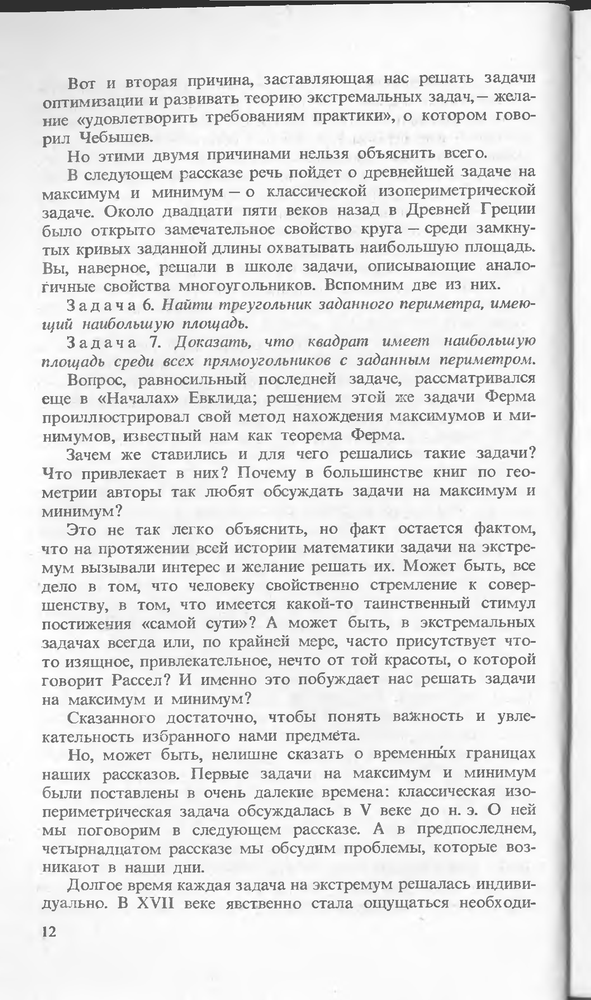
#> input picture APRIL/pngs/12.png, 591 x 1000 px, shrunk from 1399 x 2368 before the run
$ jupyter execute Preprocessing.ipynb   (shell and % lines are left out)
#> lines starting #> are read from the running program, lines starting #| are printed output that depends on the picture
### APRIL/histograms/histograms.py
from cv2 import cv2
import numpy as np

from matplotlib import pyplot as plt
from scipy.ndimage import interpolation


def count_islands(arr):

    """
    На вход принимает массив Boolean
    Возвращает количество непрерывных областей, где принимается значение True
    """

    nz = np.flatnonzero(arr)
    rng = np.arange(len(nz))
    return len(np.unique(nz - rng))


def find_plato(arr):

    """
    Принимает массив целоцисленных значений
    Возвращает индексы начала непрерывных областей, где принимается одинаковое значение
    """

    idx = np.zeros_like(arr, dtype='int')

    for i, k in list(enumerate(idx))[1:]:

        if arr[i - 1] == arr[i]:
            idx[i] = idx[i - 1]
        else:
            idx[i] = i

    return np.unique(idx)


def find_separate_level(hist):

    """
    Ищет уровень высоты, по которому лучше всего разрезать гистограмму
    """

    rng = np.arange(0, np.max(hist))
    curve = np.array([count_islands(hist >=i) for i in rng])
    mean = np.sum(curve * np.arange(len(curve))) / np.sum(curve)
    p = find_plato(curve[:int(mean)])
    argmax = np.argmax(p[1:] - p[:-1])

    return p[argmax], p[argmax + 1]


def smooth_hist(hist, m=20):

    """
    Сглаживание гистограммы
    """

    w = len(hist)
    smooth = np.array([np.mean(hist[i: i + m]) for i in np.arange(w - m + 1)])
    return smooth


def find_left_island_coast(surface):

    """
    Принимает массив Boolean
    Ищет индексы начала непрерывных областей, где принимается значение True
    """

    nz = np.flatnonzero(surface)
    p = nz - np.arange(len(nz)) + 1
    p[1:] -= p[:-1]
    left = nz[np.flatnonzero(p)]
    return left


# [14 lines left out: function find_islands, not called in this run]


def island_lengths(surface):

    w = len(surface)
    left_coast = find_left_island_coast(surface)
    right_coast = find_left_island_coast(surface[::-1])

    right_coast = (w - 1 - right_coast)[::-1]

    return right_coast - left_coast


def find_gulf(surface, from_begin=True):

    """
    Метод ищет первую слева "яму" в гистограмме
    """

    w = len(surface)

    if not from_begin:
        surface = surface[::-1]

    a, b = w, w

    for i in np.arange(w):
        if surface[i]:
            break

    for a in np.arange(i, w):
        if not surface[a]:
            break

    for b in np.arange(a, w):
        if surface[b]:
            b = b - 1
            break

    if a == w or b == w:
        return w, w

    if not from_begin:
        a = w - a - 1
        b = w - b - 1
        a, b = b, a

    return a, b


# [15 lines left out: function std_score, not called in this run]


def mean_score(tail, i):

    return np.abs(np.mean(tail[i:]) - np.mean(tail[:i]))


def crop_vertical(img):
    hist = np.sum(255 - img, axis=0)
    smoothed = smooth_hist(hist)
    level = np.mean(find_separate_level(smoothed))


    surface = smoothed > level
    w = len(smoothed)

    c, d = find_gulf(surface)
    a, b = find_gulf(surface, 0)

    #обработка правого края
    if a > w // 2 and b > w // 2 and a != w and b != w:

        l = max(0, a - (b - a))
        r = min(w - 1, b + (b - a))

        # [10 lines of commented-out code are left out]

        crop_pos = (a + b) // 2

        img[:, crop_pos:] = 255


    #обработка левого края
    if c < w // 2 and d < w // 2:

        # [7 lines of commented-out code are left out]

        crop_pos = (c + d) // 2

        img[:, :crop_pos] = 255


def find_local_maxim(arr):

    arrf = np.hstack([[arr[0]], arr + 1, [arr[-1]]])
    p = find_plato(arrf)


    cur = arrf[p[1:-1]]
    prev = arrf[p[:-2]]
    nxt = arrf[p[2:]]

    is_loc_m = np.logical_and( cur > prev, cur > nxt)

    return p[1:-1][is_loc_m] - 1


def find_score(img, angle):
    data = interpolation.rotate(img, angle, order=0, cval=255)
    hist = np.sum(255 - data, axis=1)
    score = np.sum((hist[1:] - hist[:-1]) ** 2)
    return hist, score


def find_best_angle(img):
    angles = np.linspace(-10, 10, 100)
    angle_index = np.argmax([find_score(img, angle)[1] for angle in angles])
    return angles[angle_index]


### APRIL/Preprocessing.ipynb
[cell 1]
from histograms.histograms import *

[cell 2]
from cv2 import cv2
import numpy as np

from matplotlib import pyplot as plt

[cell 3]
def draw_pages(page1, page2, title1=None, title2=None):
    fig, axes = plt.subplots(nrows=1, ncols=2, figsize=(12, 22))
    im = axes[0].imshow(page1, cmap='gray')
    clim=im.properties()['clim']
    axes[1].imshow(page2, cmap='gray', clim=clim)

    plt.subplots_adjust(wspace=0)

    axes[1].tick_params(top=False, bottom=False, left=False, right=False, labelleft=False, labelbottom=False)

    axes[0].set_title(title1)
    axes[1].set_title(title2)

    plt.show()

[cell 4]
# Читаем картинку из файла, получаем черно-белый вариант
img = cv2.imread('./pngs/12.png', cv2.IMREAD_GRAYSCALE)
#> img is the input picture: shape (1000, 591); min 19, max 255, mean 227.9
imgf = cv2.adaptiveThreshold(img, 255, cv2.ADAPTIVE_THRESH_GAUSSIAN_C, cv2.THRESH_BINARY, 11, 2)
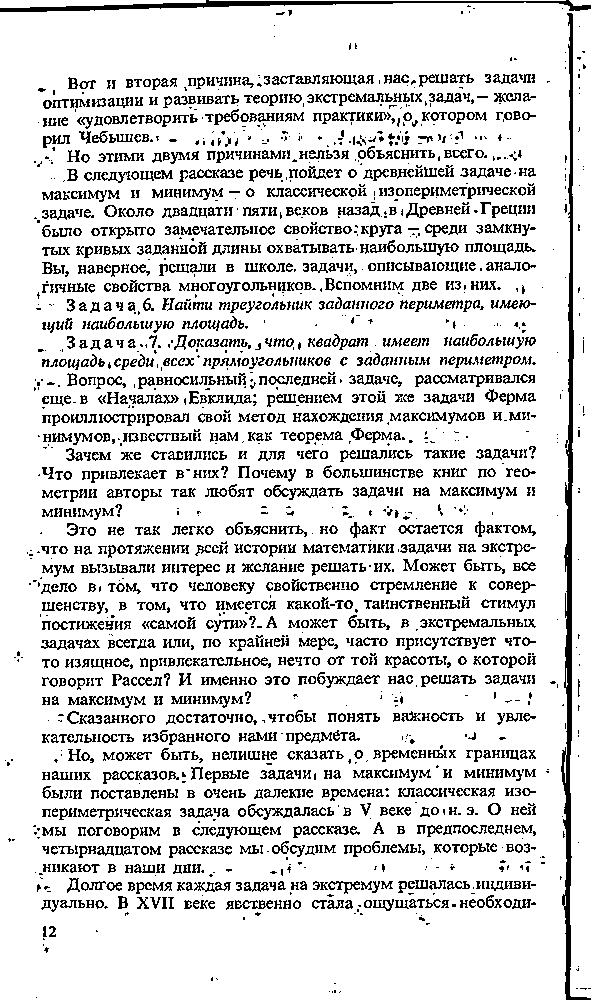
#> imgf: shape (1000, 591); 84.9% white; black in thin lines or dots


draw_pages(img, imgf)
#> in draw_pages, `clim=im.properties()['clim']`: clim = (19, 255)


plt.show()

[cell 5]
# Немного повернем страницу, чтобы строки были параллельны краям
angle = find_best_angle(imgf)
#> in find_score, `hist = np.sum(255 - data, axis=1)`: hist = 1087 values, max 37230 at index 424, min 0 at index 0, mean 20910.9
#> in find_score, `score = np.sum((hist[1:] - hist[:-1]) ** 2)`: score = 4284042075
#> in find_score (call 38), `data = interpolation.rotate(img, angle, order=0, cval=255)`:
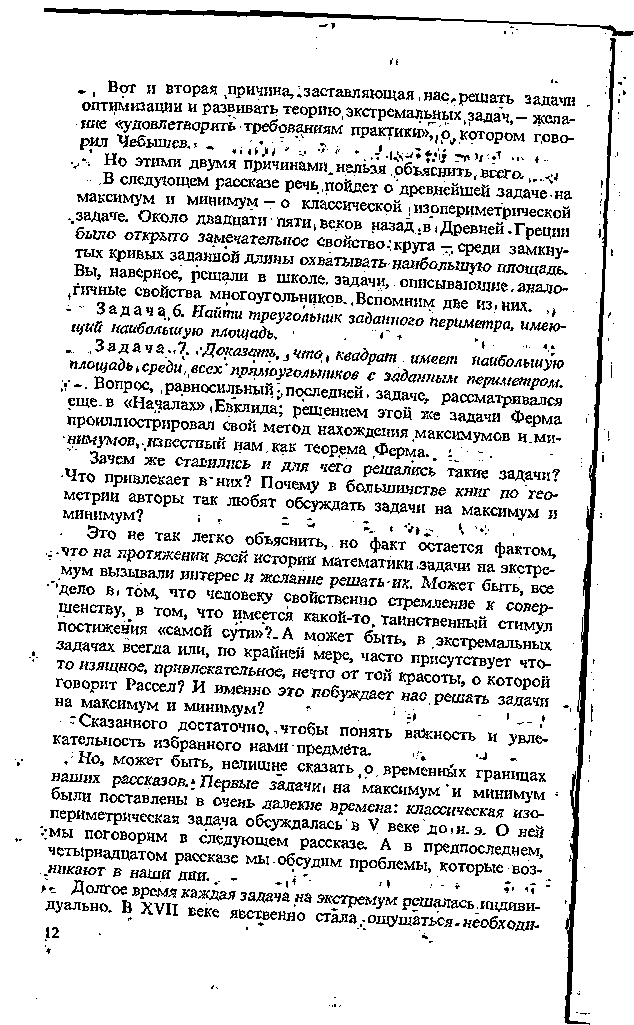
#> data: shape (1025, 634); 86.3% white; black in thin lines or dots
#> in find_score (call 38), `hist = np.sum(255 - data, axis=1)`: hist = 1025 values, max 63495 at index 12, min 0 at index 0, mean 22185.7
#> in find_score (call 38), `score = np.sum((hist[1:] - hist[:-1]) ** 2)`: score = 8407927575
#> in find_score (call 39), `data = interpolation.rotate(img, angle, order=0, cval=255)`:
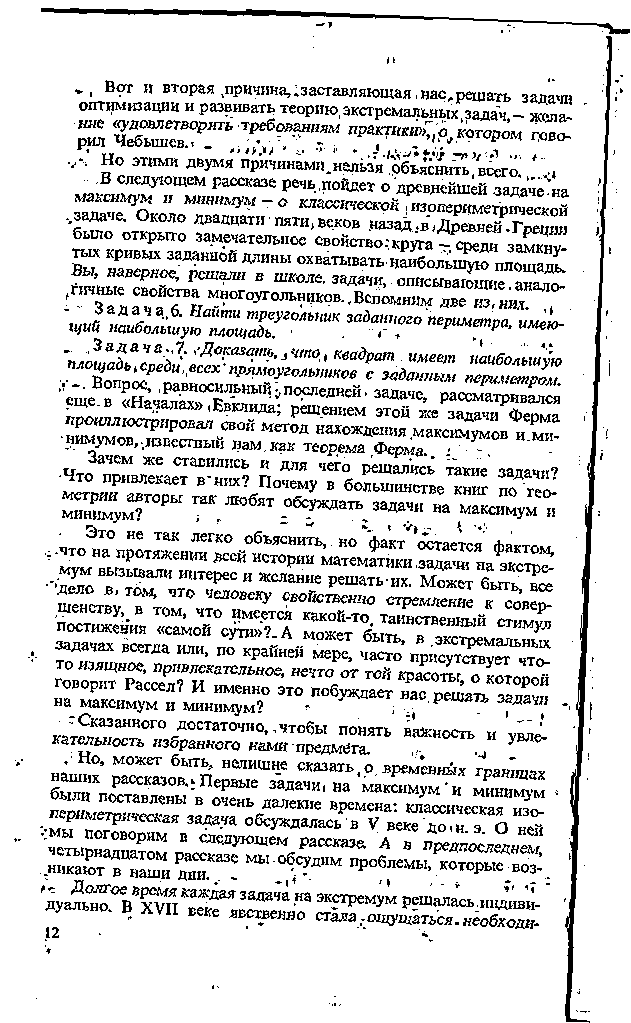
#> data: shape (1023, 631); 86.2% white; black in thin lines or dots
#> in find_score (call 39), `hist = np.sum(255 - data, axis=1)`: hist = 1023 values, max 69360 at index 12, min 0 at index 0, mean 22230.1
#> in find_score (call 39), `score = np.sum((hist[1:] - hist[:-1]) ** 2)`: score = 9921969675
#> in find_score (call 40), `data = interpolation.rotate(img, angle, order=0, cval=255)`:
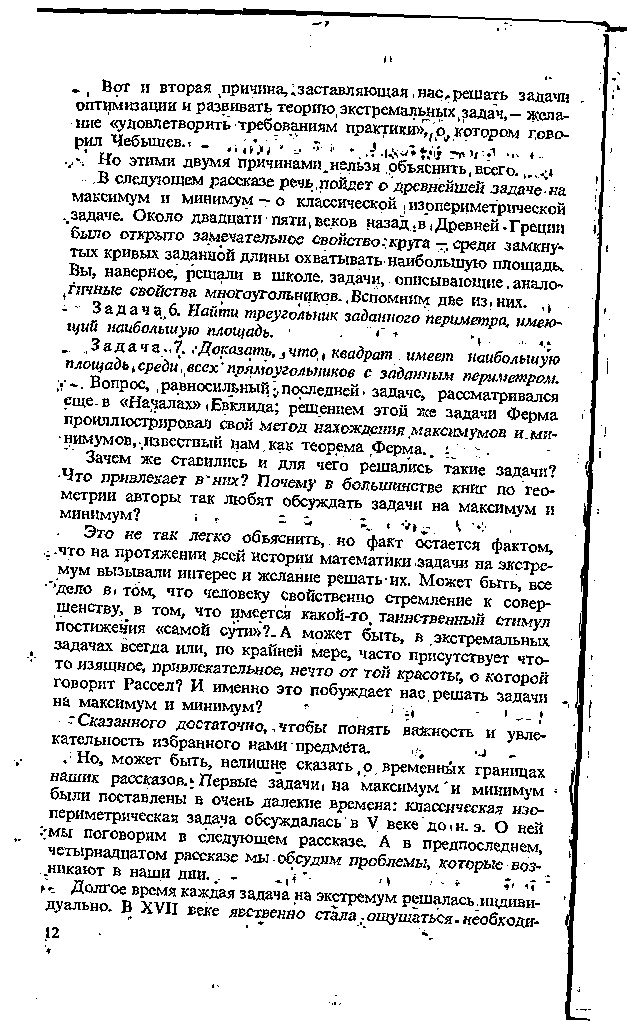
#> data: shape (1021, 628); 86.1% white; black in thin lines or dots
#> in find_score (call 40), `hist = np.sum(255 - data, axis=1)`: hist = 1021 values, max 75735 at index 12, min 0 at index 0, mean 22276.2
#> in find_score (call 40), `score = np.sum((hist[1:] - hist[:-1]) ** 2)`: score = 12886004250
#> in find_best_angle, `angle_index = np.argmax([find_score(img, angle)[1] for angle in angles])`: angle_index = 48
#> angle = -0.303
print("{:.4} - angle of rotation: ".format(angle))
#| -0.303 - angle of rotation:
rimg = interpolation.rotate(imgf, angle, order=0, cval=255)
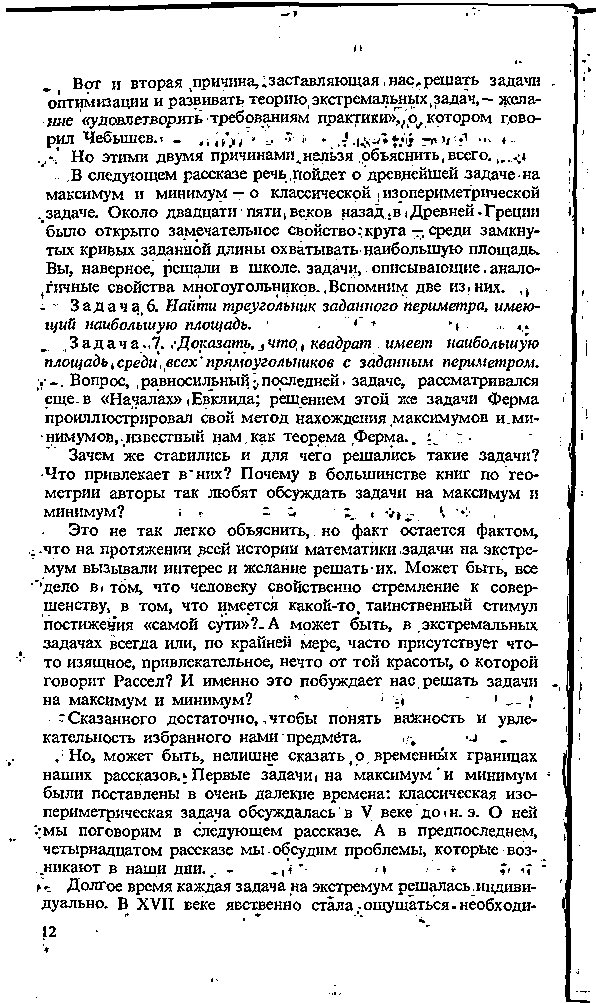
#> rimg: shape (1003, 596); 85.1% white; black in thin lines or dots

[cell 6]
draw_pages(imgf, rimg, None, 'Поворот на {:.4}'.format(angle))

[cell 7]
vertical_hist = np.sum(255 - imgf, axis=0)
#> vertical_hist = 591 values, max 227460 at index 570, min 510 at index 536, mean 38489
smoothed = smooth_hist(vertical_hist)
#> in smooth_hist, `w = len(hist)`: w = 591
#> in smooth_hist, `smooth = np.array([np.mean(hist[i: i + m]) for i in np.arange(w - m + ..`: smooth = 572 values, max 64948.5 at index 560, min 1020 at index 536, mean 39664.4
#> smoothed has the same summary as smooth in smooth_hist
level = find_separate_level(smoothed)
#> in find_separate_level, `mean = np.sum(curve * np.arange(len(curve))) / np.sum(curve)`: mean = 34267.2
#> in find_separate_level, `p = find_plato(curve[:int(mean)])`: p = [0, 1021, 1505, 1594, 1607, 1633]
#> in find_separate_level, `argmax = np.argmax(p[1:] - p[:-1])`: argmax = 0
#> level = (0, 1021)

w = len(smoothed)
#> w = 572
plt.figure(figsize=(10, 10))
plt.bar(np.arange(w), smoothed, width=1)
plt.plot([0, w], [level, level], color='orange', linestyle=':', linewidth=3)

level = np.mean(level)
#> level = 510.5
surface = smoothed > level
c, d = find_gulf(surface)
#> in find_gulf, `w = len(surface)`: w = 572
#> c = 571; d = 570
a, b = find_gulf(surface, 0)
#> a = 1; b = 0

plt.plot([0, w], [level, level], linestyle=':', color='orange', linewidth=3)
plt.plot([a, b], [level, level], color='red', linewidth=3)
plt.plot([c, d], [level, level], color='red', linewidth=3)


plt.gca().set_title('Видим, что справа артефакт, который надо удалить\n' +
                    'Метод crop_vertical обрезает картинку ориентируясь по средней линии')
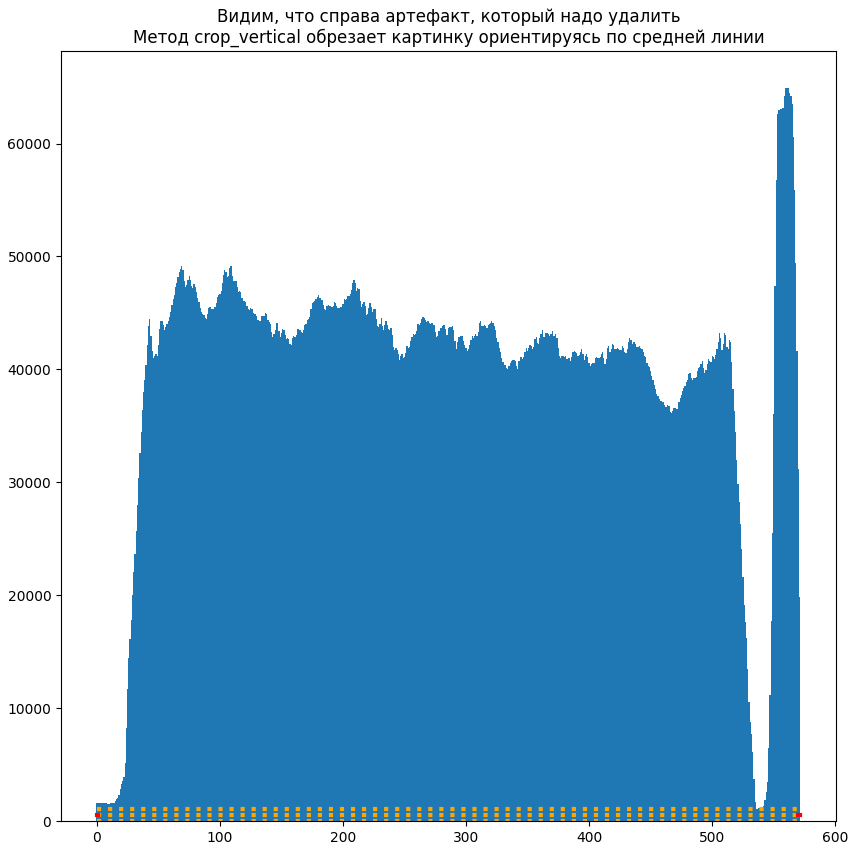
#> figure drawn by matplotlib, 1 panel; tallest bar 64948.5 high, from x = 559.5 to 560.5

[cell 8]
img_cropped = rimg.copy()
crop_vertical(img_cropped)
#> in crop_vertical, `hist = np.sum(255 - img, axis=0)`: hist = 596 values, max 141270 at index 569, min 0 at index 0, mean 38156.3
#> in crop_vertical, `smoothed = smooth_hist(hist)`: smoothed = 577 values, max 64183.5 at index 563, min 1147.5 at index 0, mean 39344.6
#> in crop_vertical, `level = np.mean(find_separate_level(smoothed))`: level = 574
#> in crop_vertical, `w = len(smoothed)`: w = 577
#> in crop_vertical, `c, d = find_gulf(surface)`: c = 576; d = 575
#> in crop_vertical, `a, b = find_gulf(surface, 0)`: a = 1; b = 0

[cell 9]
draw_pages(rimg, img_cropped)

Теперь разделим страницу на строки
=======

[cell 10]
horizontal_hist = np.sum(255 - img_cropped, axis=1)
#> horizontal_hist = 1003 values, max 103785 at index 4, min 0 at index 0, mean 22673.1
smoothed = smooth_hist(horizontal_hist)
#> smoothed = 984 values, max 33175.5 at index 884, min 918 at index 27, mean 22711.1

plt.figure(figsize=(15,15))

mean = np.sum(smoothed) / len(smoothed)
#> mean = 22711.1


plt.plot([0, len(smoothed)], [mean, mean], color='orange')
plt.bar(np.arange(len(smoothed)), smoothed, width=1, zorder=0)

loc_max = find_local_maxim(smoothed)
#> in find_local_maxim, `arrf = np.hstack([[arr[0]], arr + 1, [arr[-1]]])`: arrf = 986 values, max 33176.5 at index 885, min 919 at index 28, mean 22697.3
#> in find_local_maxim, `p = find_plato(arrf)`: p = 942 values from 0 to 985
#> in find_local_maxim, `cur = arrf[p[1:-1]]`: cur = 940 values, max 33176.5 at index 859, min 919 at index 22, mean 23138.2
#> in find_local_maxim, `prev = arrf[p[:-2]]`: prev = 940 values, max 33176.5 at index 860, min 919 at index 23, mean 23166.7
#> in find_local_maxim, `nxt = arrf[p[2:]]`: nxt = 940 values, max 33176.5 at index 858, min 919 at index 21, mean 23109.7
#> loc_max = 130 values from 2 to 983

plt.scatter(loc_max, smoothed[loc_max], marker='d', zorder=1)

smoothed[[loc_max[10], loc_max[10] - 1, loc_max[10] + 1]]
#> Out = [27922.5, 27565.5, 27463.5]
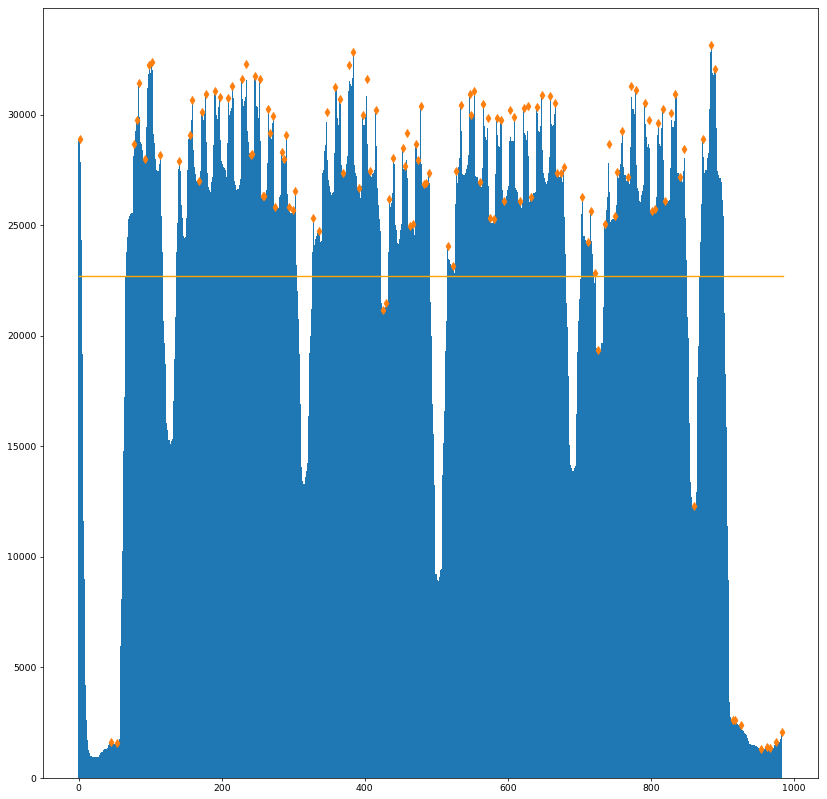
#> figure drawn by matplotlib, 1 panel; tallest bar 33175.5 high, from x = 883.5 to 884.5

[cell 11]
# найдем медианное расстояние между строками

surface = smoothed > mean
islands = island_lengths(surface)
#> in island_lengths, `w = len(surface)`: w = 984
#> in find_left_island_coast, `nz = np.flatnonzero(surface)`: nz = 716 values from 0 to 902
#> in find_left_island_coast, `p = nz - np.arange(len(nz)) + 1`: p = 716 values from 1 to 188
#> in find_left_island_coast, `left = nz[np.flatnonzero(p)]`: left = [0, 67, 137, 327, 433, 515, 702, 722, 734, 869]
#> in island_lengths, `right_coast = find_left_island_coast(surface[::-1])`: right_coast = [81, 134, 261, 263, 303, 492, 561, 678, 866, 979]
#> in island_lengths, `right_coast = (w - 1 - right_coast)[::-1]`: right_coast = [4, 117, 305, 422, 491, 680, 720, 722, 849, 902]
#> islands = [4, 50, 168, 95, 58, 165, 18, 0, 115, 33]
lagoons = island_lengths(1 - surface)
#> lagoons = [61, 18, 20, 9, 22, 20, 0, 10, 18, 80]


avg_dist = np.median(islands) + np.median(lagoons)
#> avg_dist = 73

[cell 12]
lines = []
for i in loc_max:
    a = max(i - int(avg_dist * 3 / 4), 0)
    b = min(i + int(avg_dist * 3 / 4), len(img_cropped))
    lines.append(img_cropped[a:b])
#> this loop made 130 passes
#> (i, a, b) on passes 1 to 8: (2, 0, 56), (45, 0, 99), (54, 0, 108), (78, 24, 132), (81, 27, 135), (84, 30, 138), (93, 39, 147), (99, 45, 153)
#> after the loop, lines = 130 items


len(lines)
#> Out = 130

[cell 13]
fig, axs = plt.subplots(nrows=21, ncols=3, figsize=(20, 20))


for i in range(63):
    cur_axis = axs[i // 3][i % 3]
    cur_axis.tick_params(top=False, bottom=False, left=False, right=False, labelleft=False, labelbottom=False)

    if (i < len(lines)):
        cur_axis.imshow(lines[i], cmap='gray')
# надо немного испарвить
